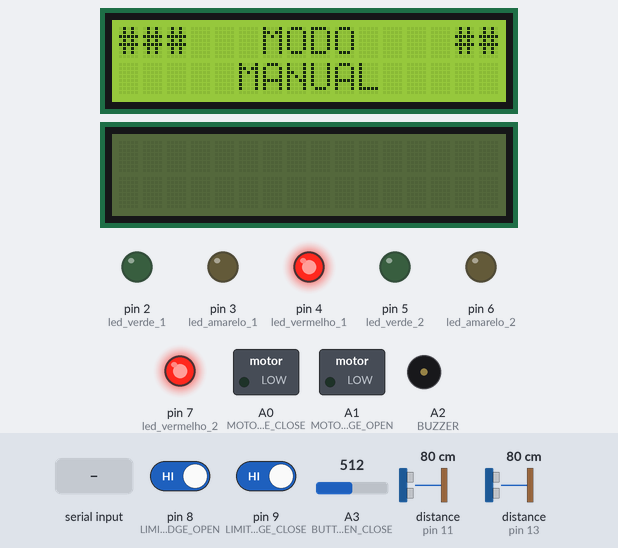
The sketch below on a simulated Arduino Uno, built with avr-gcc and run on an emulated ATmega328P. On the bench: 2 × 16×2 character LCD, switched loads named in the sketch (green lamp = pin HIGH), output pins drawn as LEDs (lit = HIGH), buzzer (waves = sounding, pin HIGH). The test bench sets the inputs (shaded band); at power-on: A3 (BUTTON_CHANGE_MODE_OPEN_CLOSE) = 512, pin 9 (LIMIT_BRIDGE_CLOSE) HIGH, distance to the obstacle (sensors on pin 11, pin 13) 80 cm, pin 8 (LIMIT_BRIDGE_OPEN) HIGH. The echo pulse lasts 58.3 µs per cm; what the sketch prints to the serial monitor is not drawn.

Above: at 3.9 s.
4.0 s: A3 (BUTTON_CHANGE_MODE_OPEN_CLOSE) set to 522
At 6.14 s:
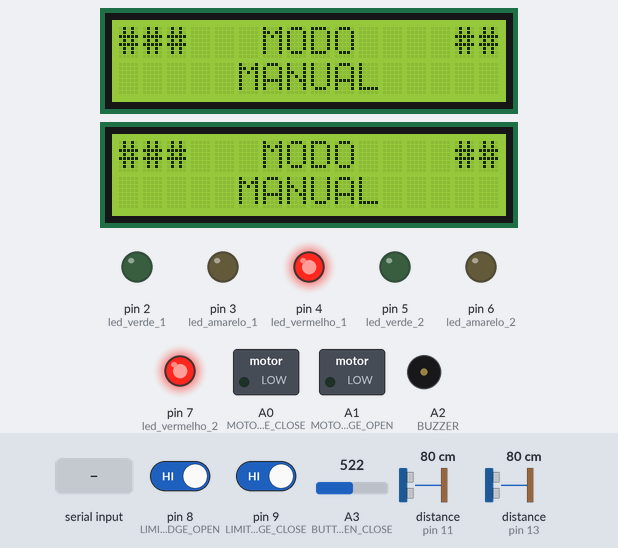
8.6 s: A3 (BUTTON_CHANGE_MODE_OPEN_CLOSE) set to 511
At 9.8 s:
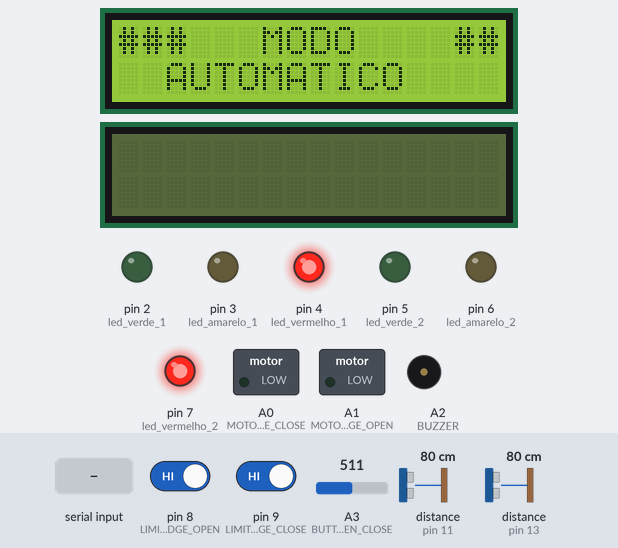
13.3 s: "B" received over Serial
At 15.7 s:
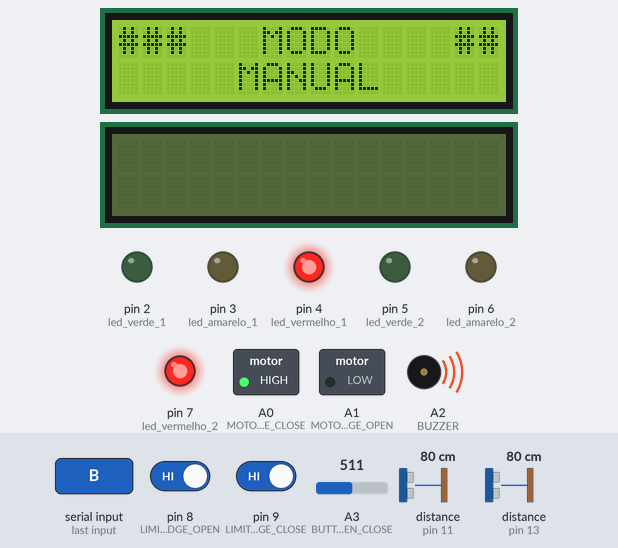
16.0 s: pin 9 (LIMIT_BRIDGE_CLOSE) driven LOW
At 16.6 s:
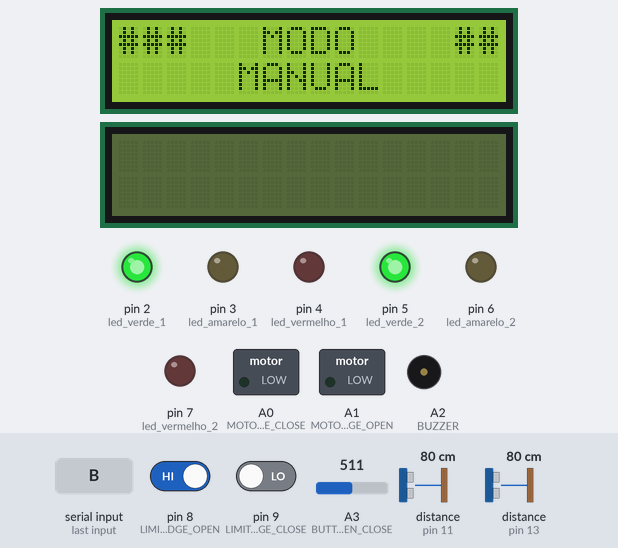
19.7 s: distance to the obstacle (sensor on pin 11) set to 33 cm
25.4 s: distance to the obstacle (sensor on pin 11) set to 27 cm
At 26.95 s:
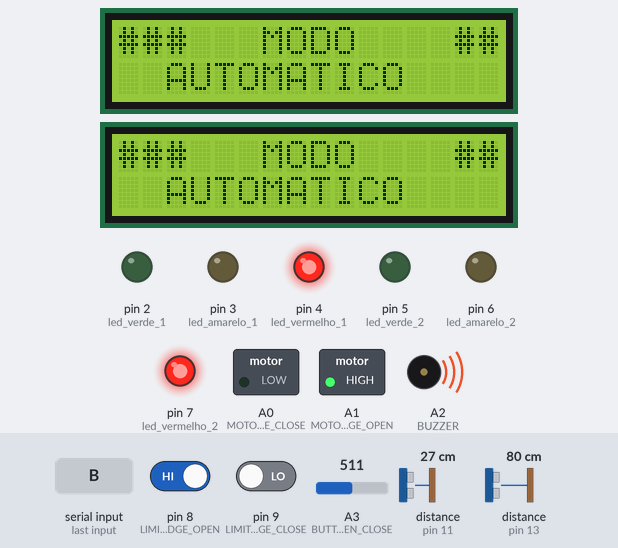
Timing chart, 0 to 28.4 s (numbered marks = the images above; inputs shaded):
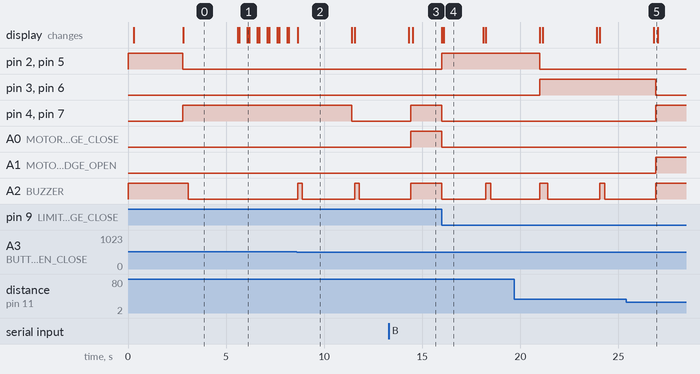

Measured:
- the behaviour switches between 512 and 513 on A3 (BUTTON_CHANGE_MODE_OPEN_CLOSE) (found by bisection; images 0 and 1)
- the behaviour switches between 31 and 30 cm on distance to the obstacle (sensor on pin 11) (found by bisection; images 4 and 5)
- after the input at 4.0 s, pin 4 (led_vermelho_1), pin 7 (led_vermelho_2): stays HIGH (without the input it goes to LOW after 4.5 s); A2 (BUZZER): stays LOW (without the input it goes to HIGH after 1.7 s)
- after the input at 8.6 s, pin 4 (led_vermelho_1), pin 7 (led_vermelho_2): HIGH → LOW after 2.8 s; A2 (BUZZER): alternates HIGH for 0.25 s and LOW for 2.7 s, starting at once; the display: changes at once (image 2)
- after the input at 13.3 s, pin 4 (led_vermelho_1), pin 7 (led_vermelho_2), A0 (MOTOR_BRIDGE_CLOSE): LOW → HIGH after 1.1 s
- after the input at 16.0 s, pin 2 (led_verde_1), pin 5 (led_verde_2): LOW → HIGH at once; pin 4 (led_vermelho_1), pin 7 (led_vermelho_2), A0 (MOTOR_BRIDGE_CLOSE): HIGH → LOW at once; A2 (BUZZER): HIGH → LOW at once, → HIGH 2.2 s later, → LOW 0.25 s later; the display: first changes at once (image 4 shows a later state)
- after the input at 25.4 s, pin 4 (led_vermelho_1), pin 7 (led_vermelho_2), A1 (MOTOR_BRIDGE_OPEN): LOW → HIGH after 1.5 s

The sketch:

arduino.ino
```cpp
/*
**dois semaforos
**três ultrassonicos
**lcd 16x02
**um motor
**botao modo manual
*/

////////////////////////// INCLUSÃO ///////////////////////////////
#include <Wire.h>
#include <NewPing.h>
#include <LiquidCrystal_I2C.h>

#define DEBUG false

#define MAX_DISTANCE_FRONT 100
#define MAX_DISTANCE_BACK 30
#define TIME_TO_CLOSE_BRIDGE 5000

#define led_verde_1 2
#define led_amarelo_1 3
#define led_vermelho_1 4

#define led_verde_2 5
#define led_amarelo_2 6
#define led_vermelho_2 7

#define LIMIT_BRIDGE_OPEN 8
#define LIMIT_BRIDGE_CLOSE 9

#define TRIGGER_TRAS 12
#define ECHO_TRAS 13

#define TRIGGER_FRENTE 10
#define ECHO_FRENTE 11

#define MOTOR_BRIDGE_OPEN A1
#define MOTOR_BRIDGE_CLOSE A0
#define BUZZER A2
#define BUTTON_CHANGE_MODE_OPEN_CLOSE A3

#define MARGEM 25
#define VALUE_CHANGE_MODE_MIN 200
#define VALUE_CHANGE_MODE_MAX 512
#define VALUE_OPEN_CLOSE_BRIDGE 900


// 5V ---- > 1024
// 1.8V ---- X
// x= (1.8v*1024)/5v
// x = 368.64

//Recursos
char mode = 'A';
char modeAnt = 'A';

bool flagBarco = false;
bool flagAlert = false;
bool flagAbrindo = false;
bool flagPassando = false;
bool flagFechando = false;

bool flagChangeMode = false;

char status_semaforo = 'R';

int distanciaFrente = 0;
int distanciaTras = 0;
String distanciaBarco = "";
String estadoSemaforo = "";
unsigned long int tempoDelay = 0, tempoBarco = 0;

//********************************  *************************************
LiquidCrystal_I2C lcd(0x27, 16, 2);  //Set the LCD address to 0x27 for a 16x02
NewPing ultraFrente(TRIGGER_FRENTE, ECHO_FRENTE, MAX_DISTANCE_FRONT);
NewPing ultraTras(TRIGGER_TRAS, ECHO_TRAS, MAX_DISTANCE_BACK);

void modeRed();
void modeGreen();
void modeYellow();
void modeOff();
void lerSensores();
void turnOnAlarm();
void turnOffAlarm();

void setup() {
  pinMode(BUZZER, OUTPUT);
  digitalWrite(BUZZER, HIGH);

  pinMode(MOTOR_BRIDGE_CLOSE, OUTPUT);
  digitalWrite(MOTOR_BRIDGE_CLOSE, LOW);

  pinMode(MOTOR_BRIDGE_OPEN, OUTPUT);
  digitalWrite(MOTOR_BRIDGE_OPEN, LOW);

  pinMode(LIMIT_BRIDGE_OPEN, INPUT_PULLUP);
  pinMode(LIMIT_BRIDGE_CLOSE, INPUT_PULLUP);


  //Semaforo 1
  pinMode(led_verde_1, OUTPUT);
  pinMode(led_amarelo_1, OUTPUT);
  pinMode(led_vermelho_1, OUTPUT);
  digitalWrite(led_verde_1, HIGH);
  digitalWrite(led_amarelo_1, LOW);
  digitalWrite(led_vermelho_1, LOW);

  //Semaforo 2
  pinMode(led_verde_2, OUTPUT);
  pinMode(led_amarelo_2, OUTPUT);
  pinMode(led_vermelho_2, OUTPUT);
  digitalWrite(led_verde_2, HIGH);
  digitalWrite(led_amarelo_2, LOW);
  digitalWrite(led_vermelho_2, LOW);
  delay(200);

  lcd.init();
  lcd.backlight();
  lcd.setCursor(0, 0);
  lcd.print("##### ISPB #####");
  lcd.setCursor(0, 1);
  lcd.print(" PROJECTO FINAL");
  Serial.begin(9600);
  delay(2500);
  digitalWrite(BUZZER, LOW);
  if (isBridgeClose())
    modeGreen();
  else
    modeRed();
}


void loop() {
  receiveData();
  verifyMode();
  verifyClosing();
  readButton();

  if (millis() - tempoDelay > 500) {
    tempoDelay = millis();
    lerSensores();
    printDataLCD(lcd);
    sendData();
  }

  if (mode == 'A') {

    if (flagAbrindo && flagBarco) {
      if (isBridgeClose()) {
        modeRed();
        testOpenBridge();
        turnOnAlarm();
        Serial.println("Abrindo, ha barco");
        printManualLCD(lcd, "     PONTE      ", "    ABRINDO     ");
        while (!isBridgeOpen()) {
          proccessingSending();
        }
        stopBridge();
        flagAbrindo = false;
        Serial.println("## ponte aberta ##");
        printManualLCD(lcd, "     PONTE      ", "### ABERTA ###");
        turnOffAlarm();
      }
    }
  }

  if ((millis() - tempoBarco > TIME_TO_CLOSE_BRIDGE) && flagPassando) {
    flagBarco = false;
    flagPassando = false;
    flagFechando = true;
    Serial.println("--> PONTE FECHANDO");
    if (mode == 'A') {
      modeRed();
      testCloseBridge();
      turnOnAlarm();
      Serial.println("FECHANDO...");
      printManualLCD(lcd, "     PONTE      ", "   FECHANDO     ");
      while (!isBridgeClose())
        ;
      stopBridge();
      flagBarco = false;
      flagPassando = false;
      modeGreen();
      printManualLCD(lcd, "     PONTE      ", "### FECHADA ###");
      turnOffAlarm();
      delay(2000);
    }
  }
  delay(10);
}


void lerSensores() {
  distanciaFrente = ultraFrente.ping_cm();
  distanciaTras = ultraTras.ping_cm();

  if ((distanciaFrente > 30) && mode == 'A') {
    flagBarco = true;
    flagAlert = true;
    distanciaBarco = "NAVIO Á:" + String(distanciaFrente);
    modeAlert();
  } else if ((distanciaFrente > 3) && mode == 'A') {
    flagBarco = true;
    flagAlert = false;
    distanciaBarco = "NAVIO Á:" + String(distanciaFrente);
    flagAbrindo = true;
  } else if ((distanciaFrente < 2) && flagAlert && mode == 'A') {
    if (flagAbrindo)
      modeRed();
    else if (!flagAbrindo && isBridgeClose()) {
      flagAlert = false;
      flagBarco = false;
      modeGreen();
    }
  }

  //if (distanciaTras > 2 && flagBarco && mode == 'A') {
  if (distanciaTras > 2 && isBridgeOpen() && mode == 'A') {
    Serial.println("NAVIO PASSANDO  ");
    distanciaBarco = "NAVIO PASSANDO  ";
    modeRed();
    flagPassando = true;
    tempoBarco = millis();
  }

  if(DEBUG)
  {
  Serial.println("LIMIT_CLOSE:" + String(digitalRead(LIMIT_BRIDGE_CLOSE)));
  Serial.println("LIMIT_OPEN:" + String(digitalRead(LIMIT_BRIDGE_OPEN)));
  Serial.println("DistanciaFrente:" + String(distanciaFrente));
  Serial.println("DistanciaTras:" + String(distanciaTras));
  Serial.println("----------------------------------------");
  }
}


//////////////////////////////////////////////////////////
void printDataLCD(LiquidCrystal_I2C lcd) {
  lcd.init();
  lcd.clear();
  lcd.setCursor(0, 0);
  if (flagBarco) {
    lcd.print("NAVIO DETECTADO");
    lcd.setCursor(0, 1);
    lcd.print(distanciaBarco);
    lcd.print("cm");
  } else {
    lcd.print("#   SEMAFORO   #");
    lcd.setCursor(0, 1);
    lcd.print(estadoSemaforo);
  }

  lcd.setCursor(15, 1);
  lcd.print(mode);
}


void printManualLCD(LiquidCrystal_I2C lcd, String linha1, String linha2) {
  lcd.init();
  lcd.clear();
  lcd.setCursor(0, 0);
  lcd.print(linha1);
  lcd.setCursor(0, 1);
  lcd.print(linha2);
}

bool isBridgeClose() {
  return (!digitalRead(LIMIT_BRIDGE_CLOSE));
}

bool isBridgeOpen() {
  return (!digitalRead(LIMIT_BRIDGE_OPEN));
}


void openBridge() {
  if (!isBridgeClose())
    digitalWrite(MOTOR_BRIDGE_CLOSE, HIGH);
  else {
    Serial.println("JÁ ESTÁ FECHADA!");
    stopBridge();
  }
}

void closeBridge() {                        //
  if (!isBridgeOpen())                      // está fechado
    digitalWrite(MOTOR_BRIDGE_OPEN, HIGH);  // abrir
  else {
    Serial.println("JÁ ESTÁ ABERTA!");
    stopBridge();
  }
}


void testOpenBridge() {
  if (!isBridgeOpen())
    digitalWrite(MOTOR_BRIDGE_OPEN, HIGH);
  else {
    Serial.println("JÁ ESTÁ ABERTA!");
    stopBridge();
  }
}

void testCloseBridge() {                     //
  if (!isBridgeClose())                      // está aberto
    digitalWrite(MOTOR_BRIDGE_CLOSE, HIGH);  // fechado
  else {
    Serial.println("JÁ ESTÁ FECHADO!");  //
    stopBridge();
  }
}

bool isOpenBridgePress() {
  return analogRead(BUTTON_CHANGE_MODE_OPEN_CLOSE) > (VALUE_OPEN_CLOSE_BRIDGE);
}
void proccessingSending()
{
  if (millis() - tempoDelay > 500) {
    tempoDelay = millis();
    sendData();
  }
}

void readButton() {
  if (mode == 'M') {
    if (isOpenBridgePress()) {
      if (isBridgeOpen()) {  // está aberta
        modeRed();
        testCloseBridge();
        turnOnAlarm();
        Serial.println("FECHANDO...");
        printManualLCD(lcd, "     PONTE      ", "   FECHANDO     ");
        while (isOpenBridgePress() && !isBridgeClose())
        {
          proccessingSending();
        }

        stopBridge();
        flagBarco = false;
        flagPassando = false;
        modeGreen();
        Serial.println("Solte o botão");
        printManualLCD(lcd, "     PONTE      ", "### FECHADA ###");
        while (isOpenBridgePress())
          ;
        turnOffAlarm();
        delay(2000);
      } else if (isBridgeClose()) {
        modeRed();
        testOpenBridge();
        turnOnAlarm();
        Serial.println("ABRINDO...");
        printManualLCD(lcd, "     PONTE      ", "    ABRINDO     ");
        while (isOpenBridgePress() && !isBridgeOpen())
        {
          proccessingSending();
        }
        stopBridge();
        Serial.println("Solte o botão");
        printManualLCD(lcd, "     PONTE      ", "### ABERTA ###");
        while (isOpenBridgePress())
          ;
        turnOffAlarm();
      } else  //no meio if(!isBridgeClose() && !isBridgeOpen())
      {
        modeRed();
        testCloseBridge();
        turnOnAlarm();
        Serial.println("FECHANDO NO MEIO...");
        printManualLCD(lcd, "     PONTE      ", "   FECHANDO     ");
        while (isOpenBridgePress() && !isBridgeClose())
        {
          proccessingSending();
        }
        stopBridge();
        flagBarco = false;
        flagPassando = false;
        modeGreen();
        Serial.println("Solte o botão");
        printManualLCD(lcd, "     PONTE      ", "### FECHADA ###");
        while (isOpenBridgePress())
          ;
        turnOffAlarm();
        delay(2000);
      }
    }
  }
}

void stopBridge() {
  digitalWrite(MOTOR_BRIDGE_OPEN, LOW);
  digitalWrite(MOTOR_BRIDGE_CLOSE, LOW);
}

void bip() {
  digitalWrite(BUZZER, HIGH);
  delay(250);
  digitalWrite(BUZZER, LOW);
}

void turnOnAlarm() {
  digitalWrite(BUZZER, HIGH);
}

void turnOffAlarm() {
  digitalWrite(BUZZER, LOW);
}


void verifyClosing() {
  if (isBridgeOpen())
    modeRed();
  if (flagFechando && !digitalRead(LIMIT_BRIDGE_CLOSE)) {
    flagFechando = false;
    stopBridge();
  }
}

void verifyMode() {
  int valorAnalogico = analogRead(BUTTON_CHANGE_MODE_OPEN_CLOSE);

  if (valorAnalogico < VALUE_CHANGE_MODE_MIN || valorAnalogico > VALUE_CHANGE_MODE_MAX || flagChangeMode) {
    flagChangeMode = false;
    return;
  }

  flagChangeMode = true;
  mode = (mode == 'M') ? 'A' : 'M';

  if (mode != modeAnt) {
    modeAnt = mode;
    flagAbrindo = false;
    flagBarco = false;
    flagPassando = false;
    flagFechando = false;
    lcd.clear();
    lcd.setCursor(0, 0);
    lcd.print("###   MODO    ###");
    lcd.setCursor(0, 1);
    if (mode == 'A')
      lcd.print("  AUTOMATICO   ");
    else
      lcd.print("     MANUAL     ");
    bip();
    delay(2500);
  }
}


///////////////////////////////////////////////////////////
void modeAlert() {
  static bool aux = false;
  if (aux) {
    modeYellow();
    turnOnAlarm();
  } else {
    modeOff();
    turnOffAlarm();
  }
  status_semaforo = 'A';
  aux = !aux;
}

///////////////////////////////////////////////////////////
void modeGreen() {
  digitalWrite(led_verde_1, HIGH);
  digitalWrite(led_amarelo_1, LOW);
  digitalWrite(led_vermelho_1, LOW);

  digitalWrite(led_verde_2, HIGH);
  digitalWrite(led_amarelo_2, LOW);
  digitalWrite(led_vermelho_2, LOW);
  estadoSemaforo = "#### VERDE ####";
  status_semaforo = 'G';
  turnOffAlarm();
}

///////////////////////////////////////////////////////////
void modeYellow() {
  digitalWrite(led_verde_1, LOW);
  digitalWrite(led_amarelo_1, HIGH);
  digitalWrite(led_vermelho_1, LOW);

  digitalWrite(led_verde_2, LOW);
  digitalWrite(led_amarelo_2, HIGH);
  digitalWrite(led_vermelho_2, LOW);
  status_semaforo = 'Y';
  estadoSemaforo = "### AMARELO ###";
}

///////////////////////////////////////////////////////////
void modeRed() {
  digitalWrite(led_verde_1, LOW);
  digitalWrite(led_amarelo_1, LOW);
  digitalWrite(led_vermelho_1, HIGH);

  digitalWrite(led_verde_2, LOW);
  digitalWrite(led_amarelo_2, LOW);
  digitalWrite(led_vermelho_2, HIGH);
  estadoSemaforo = "## VERMELHO ##";
  status_semaforo = 'R';
  turnOnAlarm();
}

///////////////////////////////////////////////////////////
void modeOff() {
  digitalWrite(led_verde_1, LOW);
  digitalWrite(led_amarelo_1, LOW);
  digitalWrite(led_vermelho_1, LOW);

  digitalWrite(led_verde_2, LOW);
  digitalWrite(led_amarelo_2, LOW);
  digitalWrite(led_vermelho_2, LOW);
}


void sendData() {
  // status_semaforo: A-alarme, Y-yellow, R-red, G-green,
  // status_bridge: C-close, O-open,
  //D*mode*status_semaforo*status_bridge*

  char status_bridge = isBridgeClose()? 'C' : 'O';
  bool closing = (flagAbrindo && flagBarco);
  Serial.println("D*" + String(mode) + "*" + String(status_semaforo) + "*" + String(status_bridge) + "*"+String(distanciaFrente)+"*"+String(closing)+"*");
}

void receiveData() {
  if (Serial.available()) {
    while (Serial.available()) {
      char rx = (char)Serial.read();
      switch (rx) {
        case 'B':processCommand();break;
        case 'M': mode = (mode=='M')?'A':'M'; break;
      }
    }
  }
}

void processCommand() {
  if (mode == 'M') {
    if (isBridgeOpen()) {  // está aberta
      modeRed();
      testCloseBridge();
      turnOnAlarm();
      Serial.println("FECHANDO...");
      printManualLCD(lcd, "     PONTE      ", "   FECHANDO     ");
      while (!isBridgeClose())
        ;
      stopBridge();
      flagBarco = false;
      flagPassando = false;
      modeGreen();
      printManualLCD(lcd, "     PONTE      ", "### FECHADA ###");
      turnOffAlarm();
      delay(2000);
    } else if (isBridgeClose()) {
      modeRed();
      testOpenBridge();
      turnOnAlarm();
      Serial.println("ABRINDO...");
      printManualLCD(lcd, "     PONTE      ", "    ABRINDO     ");
      while (!isBridgeOpen())
        ;
      stopBridge();
      Serial.println("Solte o botão");
      printManualLCD(lcd, "     PONTE      ", "### ABERTA ###");
      turnOffAlarm();
    } else {  //no meio if(!isBridgeClose() && !isBridgeOpen())
      modeRed();
      testCloseBridge();
      turnOnAlarm();
      Serial.println("FECHANDO NO MEIO...");
      printManualLCD(lcd, "     PONTE      ", "   FECHANDO     ");
      while (!isBridgeClose())
        ;
      stopBridge();
      flagBarco = false;
      flagPassando = false;
      modeGreen();
      Serial.println("Solte o botão");
      printManualLCD(lcd, "     PONTE      ", "### FECHADA ###");
      turnOffAlarm();
      delay(2000);
    }
  }
}
```
